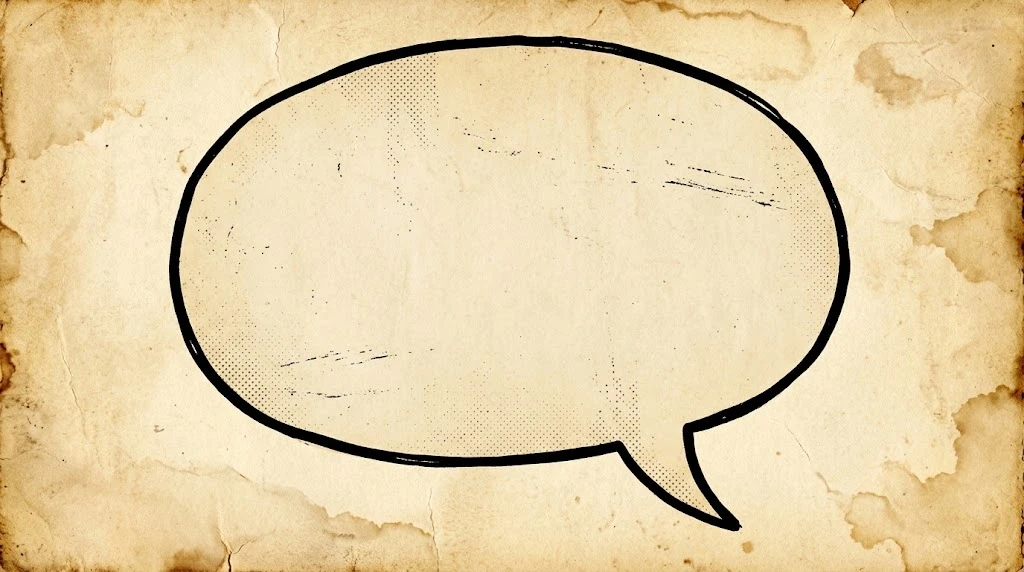
#> input picture assets/bubble_original.png, 1024 x 572 px, found by its file name
$ python cutout_bubble.py
#> lines starting #> are read from the running program, lines starting #| are printed output that depends on the picture; after the words box and inside, x2 and y2 are one past the last pixel; in counts of white or black regions, pixels touching at a corner belong together
#!/usr/bin/env python3
"""Ritaglia il fumetto dalla carta: assets/bubble_original.png -> assets/bubble.png

Il contorno nero è un "muro": lo sfondo è tutto ciò che si raggiunge dal bordo dell'immagine
senza attraversarlo. Quello che resta (contorno + interno) è il fumetto.
"""
from collections import deque
import numpy as np
from PIL import Image, ImageFilter

src = Image.open("assets/bubble_original.png").convert("RGB")
#> src is the input picture: PIL image 1024x572 RGB; mean R, G, B 229.5, 208.8, 166.7
rgb = np.asarray(src).astype(np.float32)
h, w, _ = rgb.shape
#> h = 572; w = 1024
lum = 0.299 * rgb[..., 0] + 0.587 * rgb[..., 1] + 0.114 * rgb[..., 2]
wall = lum < 120
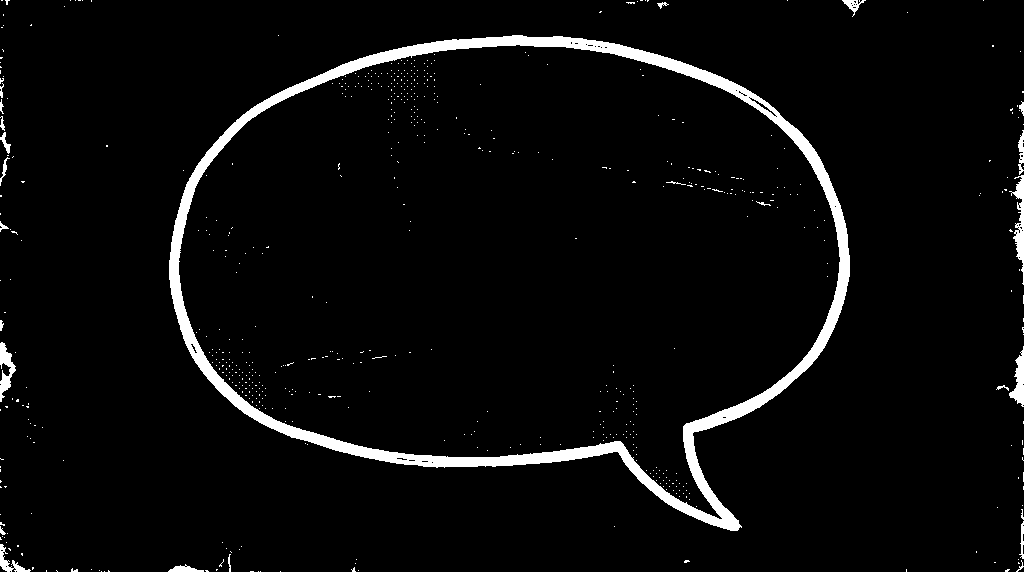
#> wall: shape (572, 1024) bool; 4.1% white; 627 white regions (603 under 20 px), largest, box (x1, y1, x2, y2) and area: (169, 35, 850, 531) 20122, (1009, 175, 1024, 285) 592, (0, 342, 16, 402) 446

def flood(passable, seeds):
    seen = np.zeros((h, w), dtype=bool)
    q = deque()
    for y, x in seeds:
        if passable[y, x] and not seen[y, x]:
            seen[y, x] = True
            q.append((y, x))
    while q:
        y, x = q.popleft()
        for dy, dx in ((1, 0), (-1, 0), (0, 1), (0, -1)):
            ny, nx = y + dy, x + dx
            if 0 <= ny < h and 0 <= nx < w and passable[ny, nx] and not seen[ny, nx]:
                seen[ny, nx] = True
                q.append((ny, nx))
    return seen

border = [(0, x) for x in range(w)] + [(h - 1, x) for x in range(w)] \
       + [(y, 0) for y in range(h)] + [(y, w - 1) for y in range(h)]
background = flood(~wall, border)
#> after the loop in flood, `for y, x in seeds:`:
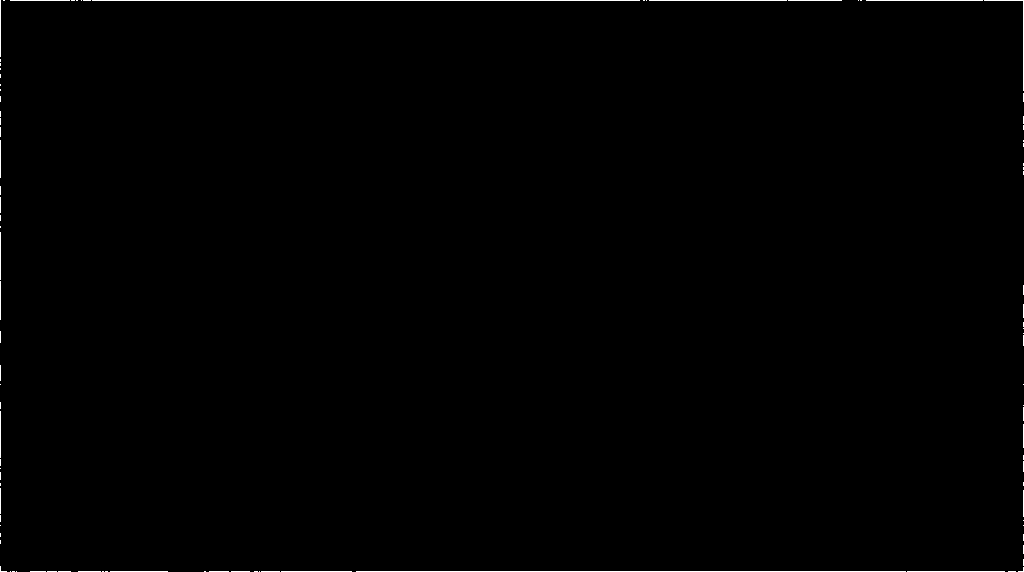
#> seen: shape (572, 1024) bool; 0.45% white in thin lines or dots
#> the loop in flood, `while q:` made 340095 passes
#> x on passes 1 to 3: 0, 3, 4
#> after the loop in flood, `while q:`:
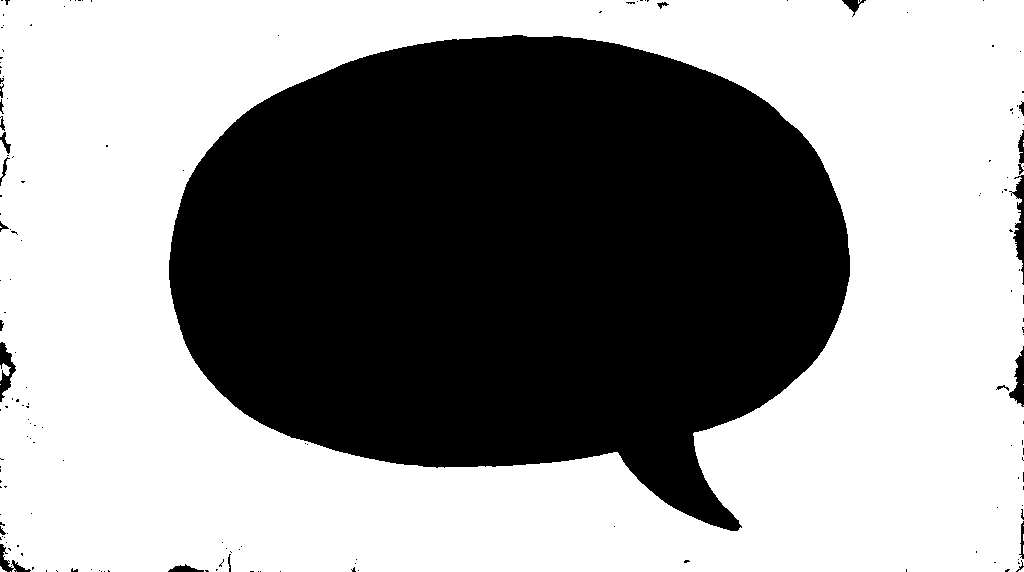
#> seen: shape (572, 1024) bool; 58.1% white; 168 black regions (146 under 20 px), largest, box (x1, y1, x2, y2) and area: (169, 35, 850, 531) 242316, (1009, 175, 1024, 285) 611, (0, 342, 16, 402) 446
shape = ~background

# Tieni solo il pezzo più grande (scarta macchie scure isolate nella carta).
best = None
labeled = np.zeros((h, w), dtype=bool)
for y in range(h):
    for x in range(w):
        if shape[y, x] and not labeled[y, x]:
            comp = flood(shape & ~labeled, [(y, x)])
            labeled |= comp
            if best is None or comp.sum() > best.sum():
                best = comp
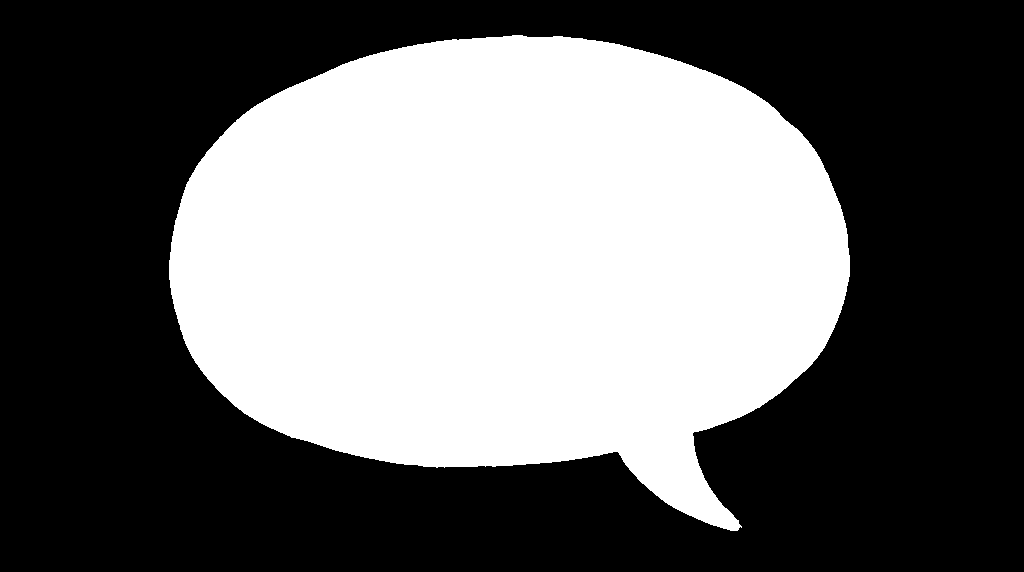
#> best: shape (572, 1024) bool; 41.4% white; 1 white region, box (x1, y1, x2, y2) and area: (169, 35, 850, 531) 242316
shape = best

ys, xs = np.where(shape)
x0, x1, y0, y1 = xs.min(), xs.max(), ys.min(), ys.max()
#> x0 = 169; x1 = 849; y0 = 35; y1 = 530
print("bbox:", x0, y0, x1, y1)
#| bbox: 169 35 849 530

alpha = Image.fromarray((shape * 255).astype(np.uint8)).filter(ImageFilter.GaussianBlur(0.7))
out = src.convert("RGBA")
out.putalpha(alpha)
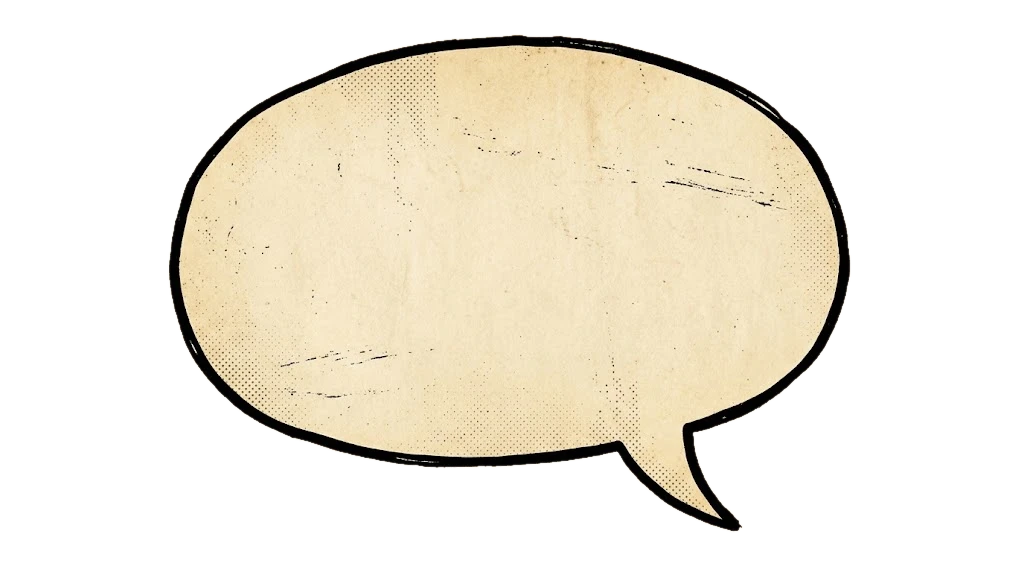
#> out: PIL image 1024x572 RGBA; mean R, G, B, A 229.5, 208.8, 166.7, 105.5; transparent parts drawn white
pad = 4
box = (max(x0 - pad, 0), max(y0 - pad, 0), min(x1 + pad + 1, w), min(y1 + pad + 1, h))
#> box = (165, 31, 854, 535)
out = out.crop(box)
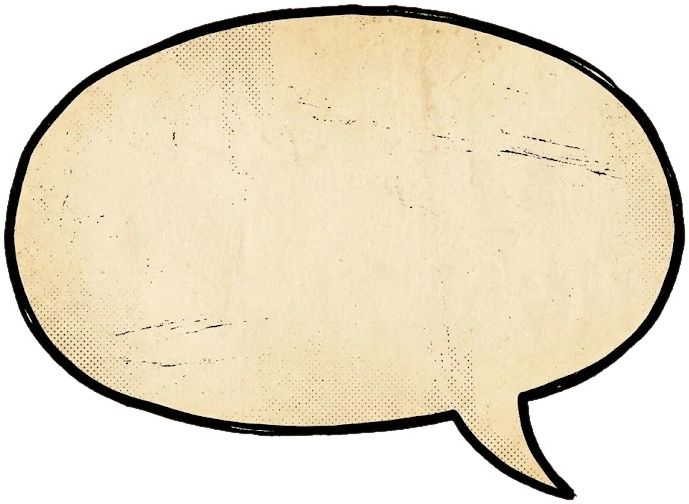
#> out: PIL image 689x504 RGBA; mean R, G, B, A 227.8, 211.9, 177, 177.9; transparent parts drawn white
out.save("assets/bubble.png")
W, H = out.size
#> W = 689; H = 504
print("Scritto assets/bubble.png", out.size)
#| Scritto assets/bubble.png (689, 504)

# Geometria utile al disegno: dove finisce l'ovale (prima della codina) e dove sta la punta.
sh = shape[box[1]:box[3], box[0]:box[2]]
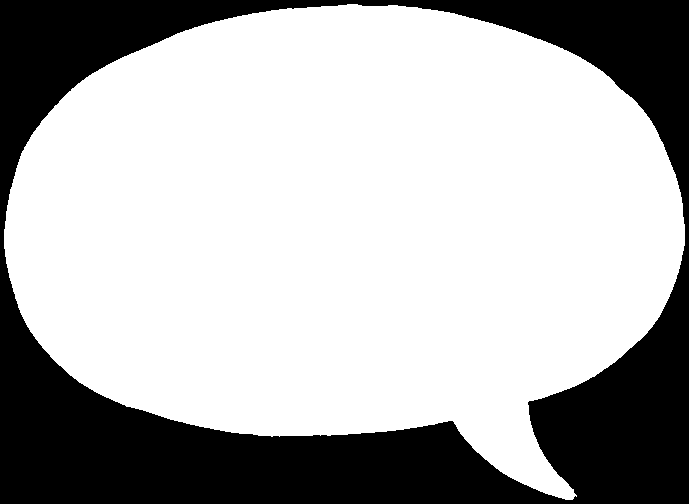
#> sh: shape (504, 689) bool; 69.8% white; 1 black region, box (x1, y1, x2, y2) and area: (0, 0, 689, 504) 104940
widths = sh.sum(axis=1)
#> widths = 504 values, max 681 at index 229, min 0 at index 0, mean 480.8
body_rows = np.where(widths > 0.5 * widths.max())[0]
#> body_rows = 390 values from 32 to 421
ellipse_bottom = body_rows.max() + 1
#> ellipse_bottom = 422
tip_row = np.where(widths > 0)[0].max()
#> tip_row = 499
tip_x = np.where(sh[tip_row])[0].mean()
#> tip_x = 568.5
print(f"larghezza={W} altezza={H}")
#| larghezza=689 altezza=504
print(f"fondo ovale = {ellipse_bottom / H:.3f} dell'altezza")
#| fondo ovale = 0.837 dell'altezza
print(f"punta codina x = {tip_x / W:.3f} della larghezza")
#| punta codina x = 0.825 della larghezza
